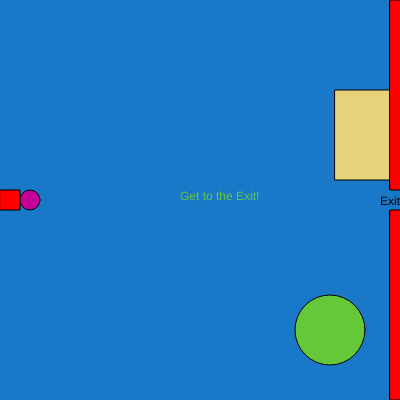
Frame 1 (no input)
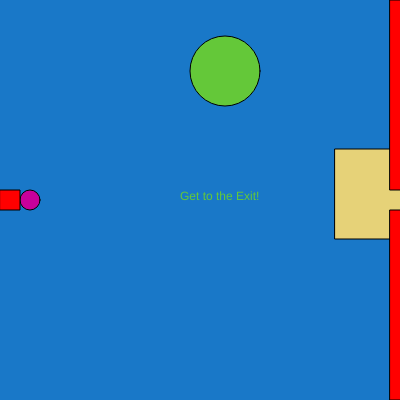
Frame 60 (no input)
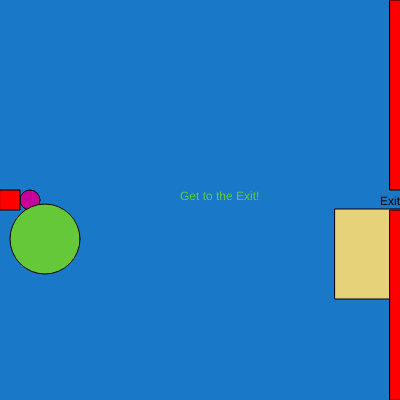
Frame 120 (the mouse pressed at the canvas centre since frame 60)

The p5.js sketch that drew these frames (run headless with seeded random() and noise() and a simulated clock; from frame 60 on, the mouse is pressed at the canvas centre):

// p5.js sketch
// ── sketch.js
var x = 30;
var y = 200;
diameter = 70;
var yellowX = 335;
var yellowY = 90;
var bounceX = 330;
var bounceY = 330;
var speedX = 3;
var speedY= 7;
var mousex = -20;
var mousey = -20;



function setup(){
  createCanvas(400,400);

}
function draw(){
  background(25,120,200);
  character();
  bounceCircle();
  winner();
  barrier();
  endGates();
}

function mouseClicked(){
  mousex = mouseX;
  mousey = mouseY;
}
function character(){
  fill(200,0,155);
  circle(x, y, 20);
  //below are basic WASD controls
  if (keyIsDown(87)){
      y -= 5;
    }
  else if(keyIsDown(83)){
      y += 5;
    }
  else if(keyIsDown (65)){
      x -= 5;
    }
  else if(keyIsDown (68)){
      x += 5;
    }
    //above is basic WASD controls
  ellipse(mousex, mousey, 40, 40);
}
function bounceCircle(){
  fill(100,200,57);
  circle(bounceX,bounceY,diameter);
  if (bounceX >= width-diameter/2 || bounceX <= diameter/2){
    speedX *= -1;
  }
  else if(bounceY >= height-diameter/2 || bounceY <= diameter/2){
    speedY *= -1;
  }
  bounceX+= speedX;
  bounceY+= speedY;
}
function winner(){
  if (x >= 400){
    text("You Win!", 180, 200);
  }
  else {
    text("Get to the Exit!", 180, 200);
  }
  fill(0);
  text("Exit", 380,205);
}
function barrier(){
  fill(230,210,120);
  rect(yellowX,yellowY, 300,90);
  if (yellowY >= 400){
    yellowY *= -1;
  }
  yellowY++;
}
function endGates(){
  fill(255,0,0);
  rect(390,0, 390,190);
  rect(390,210, 390,190);
  rect(0,190, 20,20);
}
